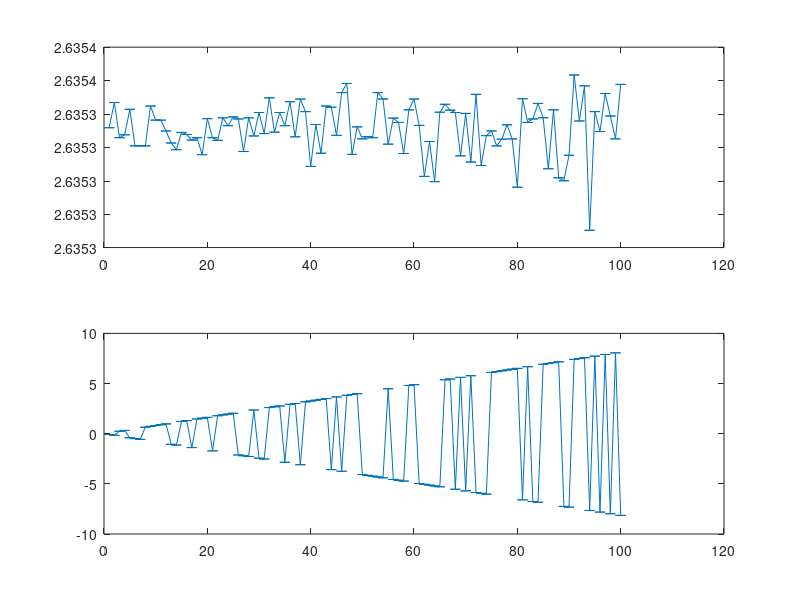

Here is the MATLAB script that generated this plot:

fitFunc = @(b,x)  b(1) * exp( b(2) * cosd( x - b(3) ) );
errorFunc = @(b,x,y) sum((fitFunc(b,x)-y).^2);


opts = optimset('Display','off');
DIRECTIONS = 0:45:315;

REPEATS  = 1;
BASELINES = 1:100;

for i = BASELINES

    for r=1:REPEATS
        cosFun = i*cosd(DIRECTIONS-180);
        currErrorFunc = @(b) errorFunc(b, DIRECTIONS, cosFun);
        b = fminsearch(currErrorFunc,randn(1,3),opts);


        %     pred = fitFunc(b,0:360);
        %     plot(DIRECTIONS,cosFun,'*'); hold on
        %     plot(0:360, pred); hold off

        width(r,i) = abs(b(2));
        multiplier(r,i) = b(1);
    end

end

subplot(2,1,1)
errorbar(BASELINES,mean(width,1),std(width,1,1)/sqrt(REPEATS))
subplot(2,1,2)
errorbar(BASELINES,multiplier,std(multiplier,1,1)/sqrt(REPEATS))